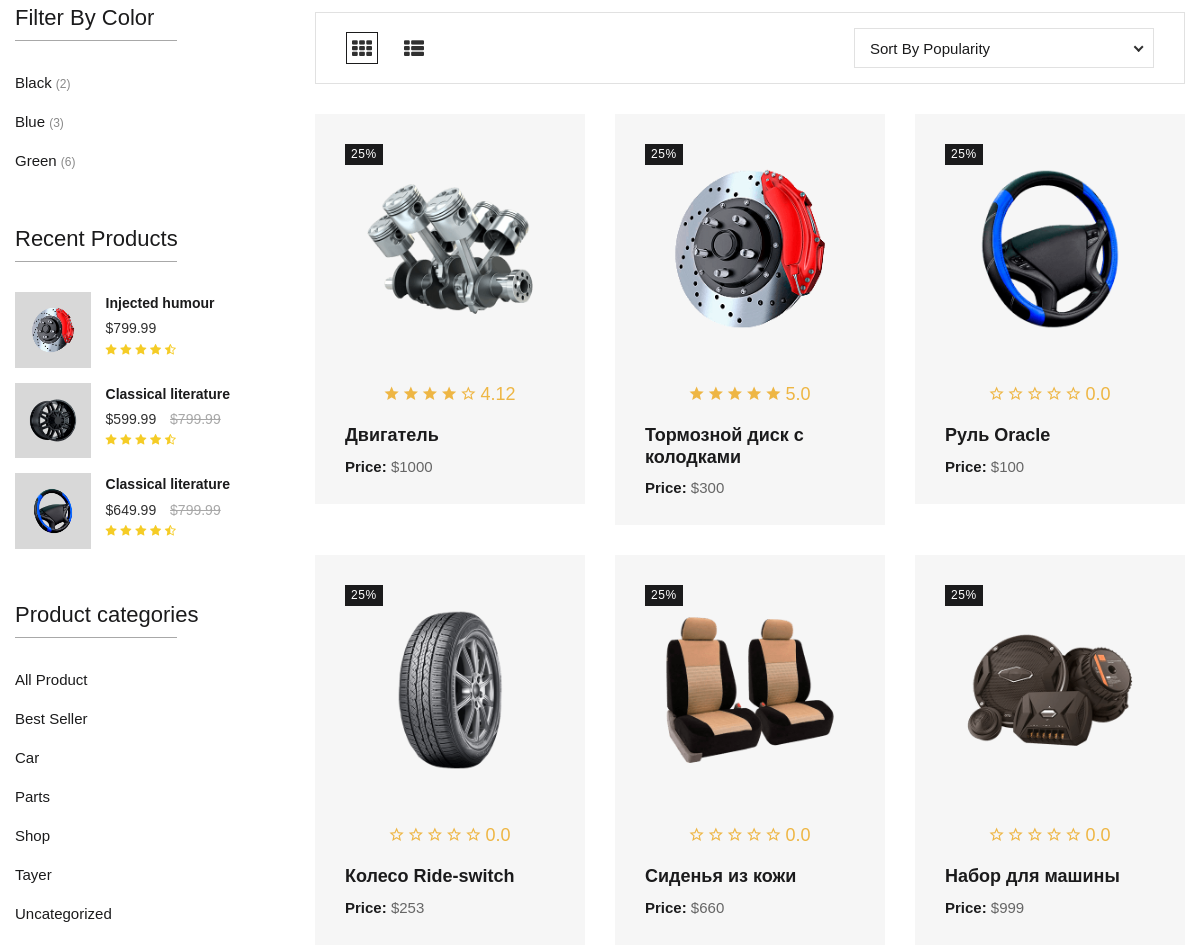
Before: / (middle part) with the older database file.
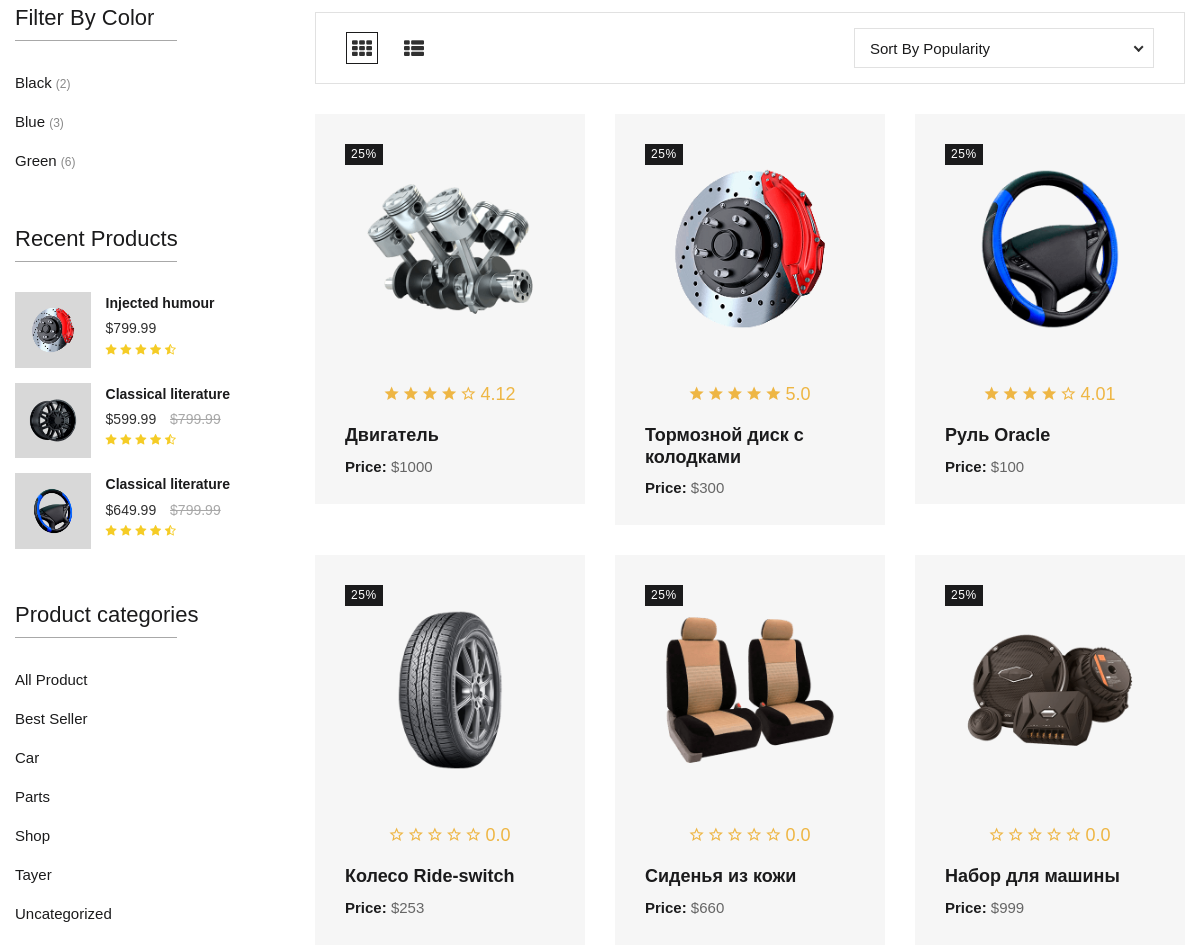
After: the same page with the newer database file.
### mainApp/models.py (models this page shows)
class Product(models.Model):
    Naming=models.CharField(max_length=200, blank=True,null=True)
    Price=models.IntegerField( blank=True,null=True)
    Pics=models.ImageField(upload_to='static/img',null=True)
    Description=models.TextField(max_length=1000, blank=True,null=True)
    Stars=models.FloatField(blank=True, default=0)
    CountStars=models.IntegerField(blank=True, default=0)

### mainApp/views.py (the view)
# urls.py: path('', views.index,name='index'),
def index(request):
    products=Product.objects.all()
    return render(request,'shop-left-sidebar.html',{'products':products, 'stars':[0,0,0,0,0]})

### templates/shop-left-sidebar.html (shortened to what the changed rows need)
{% extends 'bazecar.html' %}
{%load static%}
{% block content %}
    <div class="page-content-wrapper sp-y">
        <div class="container container-wide">
            <div class="row">
                <div class="col-lg-9 order-0 order-lg-1">
                    <div class="product-wrapper product-layout layout-grid">
                        <div class="row mtn-30">
                    {% for product in products %}
                            <div class="col-sm-6 col-lg-4">
                                <div class="product-item">
                                    <div class="product-item__thumb">
                                        <a href="/">
                                            <img class="thumb-primary" src="{% if product.Pics %}{{ product.Pics.url }}{% else %}{% static 'img/no_image.png' %}{% endif %}" alt="Product" />
                                        </a>
                                        <div class="ratting">
                                            {% for i in stars %}
                                            <span>
                                                <a href="{% url 'add_star' product.id forloop.counter %} ">
                                                    <i class="{% if product.Stars >= forloop.counter %}ion-android-star{% else %}ion-android-star-outline{% endif %}"></i>
                                                </a>
                                            </span>
                                            {% endfor %}
                                            {{product.Stars}}
                                        </div>
                                    </div>
                                    <div class="product-item__content">
                                        <div class="product-item__info">
                                            <h4 class="title"><a href="/">{{product.Naming}}</a></h4>
                                            <span class="price"><strong>Price:</strong> ${{product.Price}}</span>
                                        </div>
                                        <div class="product-item__action">
                                              <form class="product-list-actions" method="POST" action="{% url 'add_to_cart' product.id %}">
                                                    </form>
                                        </div>
                                    </div>
                                    <div class="product-item__sale">
                                        <span class="sale-txt">25%</span>
                                    </div>
                                </div>
                            </div>
 {% endfor %}
                        </div>
                    </div>
                </div>
            </div>
        </div>
    </div>
{% endblock %}

Changed rows visible on the page:
changed Product "Руль Oracle": Stars "0.0" → "4.01"
